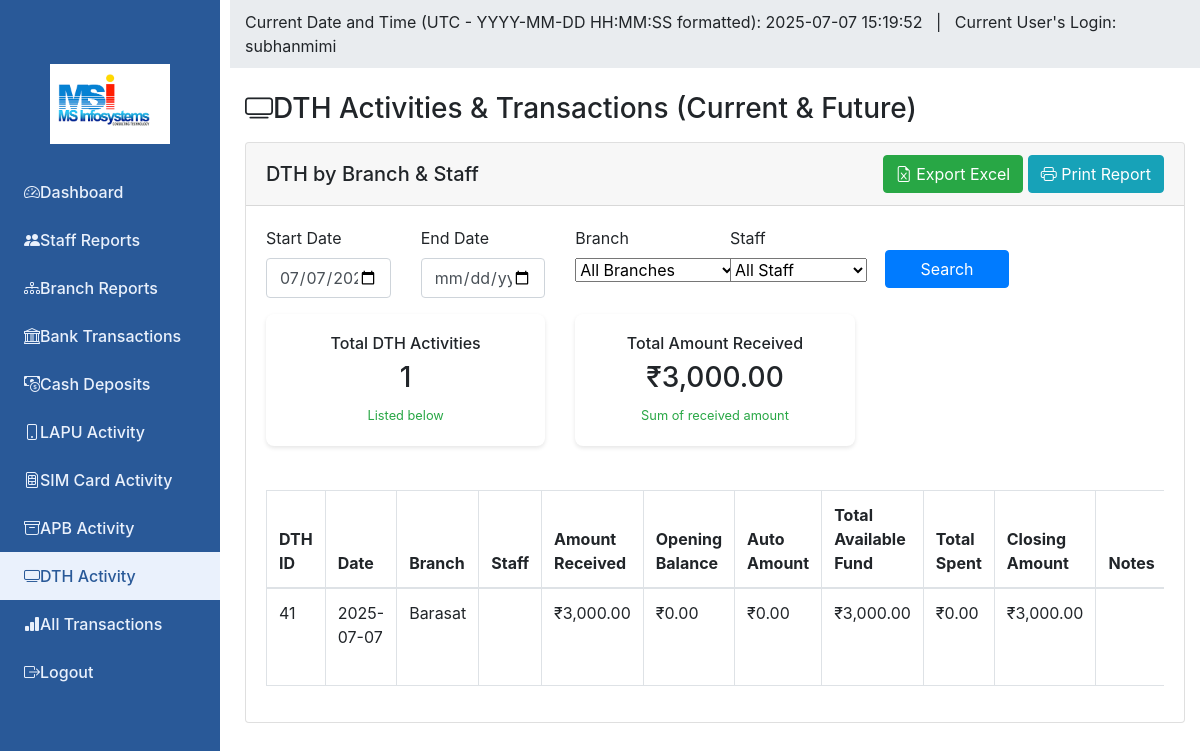
Screenshot of /admin/reports/dth.php with the database file from the repository.
### tables this page shows
CREATE TABLE `dth` (
  `id` int(11) NOT NULL,
  `branch_id` int(11) DEFAULT NULL,
  `staff_id` int(11) DEFAULT NULL,
  `transaction_date` date DEFAULT NULL,
  `amount_received` decimal(10,2) DEFAULT 0.00,
  `opening_balance` decimal(10,2) DEFAULT 0.00,
  `auto_amount` decimal(10,2) DEFAULT 0.00,
  `total_available_fund` decimal(10,2) DEFAULT 0.00,
  `total_spent` decimal(10,2) DEFAULT 0.00,
  `closing_amount` decimal(10,2) DEFAULT 0.00,
  `created_at` timestamp NOT NULL DEFAULT current_timestamp(),
  `bank_account_id` int(11) DEFAULT NULL,
  `notes` text DEFAULT NULL,
  `closing_stock` int(11) DEFAULT 0
);

CREATE TABLE `branches` (
  `id` int(11) NOT NULL,
  `branch_code` varchar(10) NOT NULL,
  `branch_name` varchar(100) NOT NULL,
  `branch_type` enum('main','sub','satellite') DEFAULT 'sub',
  `opening_date` date NOT NULL,
  `address1` varchar(255) NOT NULL,
  `address2` varchar(255) DEFAULT NULL,
  `city` varchar(100) NOT NULL,
  `postal_code` varchar(10) NOT NULL,
  `contact_number` varchar(15) NOT NULL,
  `email` varchar(100) NOT NULL,
  `manager_name` varchar(100) DEFAULT NULL,
  `working_hours` varchar(100) DEFAULT NULL,
  `notes` text DEFAULT NULL,
  `status` enum('active','inactive') DEFAULT 'active',
  `created_by` int(11) DEFAULT NULL,
  `created_at` timestamp NOT NULL DEFAULT current_timestamp(),
  `updated_by` int(11) DEFAULT NULL,
  `updated_at` timestamp NOT NULL DEFAULT current_timestamp() ON UPDATE current_timestamp()
);

### admin/reports/dth.php (the view, shortened to what this page needs)
<?php
$currentDateTime = date('Y-m-d H:i:s');
$currentUser = $_SESSION['admin_user']['username'] ?? 'subhanmimi';
$start_date = $_GET['start_date'] ?? date('Y-m-d');
$end_date = $_GET['end_date'] ?? '';
$where = [];
$params = [];
$where[] = "DATE(d.transaction_date) >= :today";
$params[':today'] = date('Y-m-d');
if ($start_date) {
    $where[] = "DATE(d.transaction_date) >= :start_date";
    $params[':start_date'] = $start_date;
}
$whereSQL = $where ? "WHERE " . implode(" AND ", $where) : "";
try {
    $db = (new Database())->getConnection();
    $sql = "
        SELECT
            d.id AS dth_id,
            d.transaction_date,
            b.branch_name,
            s.full_name AS staff_name,
            d.amount_received,
            d.opening_balance,
            d.auto_amount,
            d.total_available_fund,
            d.total_spent,
            d.closing_amount,
            d.notes,
            d.created_at
        FROM dth d
        LEFT JOIN staff s ON d.staff_id = s.id
        LEFT JOIN branches b ON d.branch_id = b.id
        $whereSQL
        ORDER BY d.transaction_date ASC, d.id ASC
    ";
    $stmt = $db->prepare($sql);
    $stmt->execute($params);
    $dth = $stmt->fetchAll(PDO::FETCH_ASSOC);
    $total = count($dth);
    $total_amount = 0;
    foreach ($dth as $row) $total_amount += (float)$row['amount_received'];
} catch (Exception $e) {
    $_SESSION['error'] = "Error: " . $e->getMessage();
    $dth = [];
    $branches = [];
    $staff = [];
    $total = 0;
    $total_amount = 0;
}
?>
<!DOCTYPE html>
<html lang="en">
<head>
    <link href="../../assets/css/bootstrap.min.css" rel="stylesheet">
    <link href="https://cdn.jsdelivr.net/npm/bootstrap-icons@1.10.5/font/bootstrap-icons.css" rel="stylesheet">
</head>
<body>
    <nav class="sidebar-nav d-none d-lg-block">
        <div class="text-center mb-4">
            <img src="../../assets/img/logo.png" alt="Logo" style="max-width:120px;">
        </div>
        <ul class="nav flex-column">
            <li class="nav-item"><a class="nav-link" href="../dashboard.php"><i class="bi bi-speedometer2 me-2"></i>Dashboard</a></li>
            <li class="nav-item"><a class="nav-link" href="staff.php"><i class="bi bi-people-fill me-2"></i>Staff Reports</a></li>
            <li class="nav-item"><a class="nav-link" href="branch.php"><i class="bi bi-diagram-3 me-2"></i>Branch Reports</a></li>
            <li class="nav-item"><a class="nav-link" href="bank.php"><i class="bi bi-bank me-2"></i>Bank Transactions</a></li>
            <li class="nav-item"><a class="nav-link" href="cash.php"><i class="bi bi-cash-coin me-2"></i>Cash Deposits</a></li>
            <li class="nav-item"><a class="nav-link" href="lapu.php"><i class="bi bi-phone me-2"></i>LAPU Activity</a></li>
            <li class="nav-item"><a class="nav-link" href="sim.php"><i class="bi bi-sim me-2"></i>SIM Card Activity</a></li>
            <li class="nav-item"><a class="nav-link" href="apb.php"><i class="bi bi-archive me-2"></i>APB Activity</a></li>
            <li class="nav-item"><a class="nav-link active" href="dth.php"><i class="bi bi-tv me-2"></i>DTH Activity</a></li>
            <li class="nav-item"><a class="nav-link" href="transaction.php"><i class="bi bi-bar-chart-fill me-2"></i>All Transactions</a></li>
            <li class="nav-item"><a class="nav-link" href="../../logout.php"><i class="bi bi-box-arrow-right me-2"></i>Logout</a></li>
        </ul>
    </nav>
    <div class="main-content">
        <div class="header-info">
            <div class="container-fluid">
                Current Date and Time (UTC - YYYY-MM-DD HH:MM:SS formatted): <span id="current-datetime"><?php echo $currentDateTime; ?></span>
                &nbsp; | &nbsp;
                Current User's Login: <span id="current-user"><?php echo htmlspecialchars($currentUser); ?></span>
            </div>
        </div>
        <div class="container-fluid mt-4">
            <h3 class="mb-3"><i class="bi bi-tv me-2"></i>DTH Activities & Transactions (Current & Future)</h3>
            <div class="card">
                <div class="card-header d-flex justify-content-between align-items-center">
                    <h5 class="mb-0">DTH by Branch & Staff</h5>
                    <div>
                        <button class="btn btn-success me-2" onclick="exportTableToExcel('dthTable', 'dth_report.xlsx')">
                            <i class="bi bi-file-earmark-excel"></i> Export Excel
                        </button>
                        <button class="btn btn-info" onclick="printElement('reportContent')">
                            <i class="bi bi-printer"></i> Print Report
                        </button>
                    </div>
                </div>
                <div class="card-body" id="reportContent">
                    <form method="get" class="row mb-3">
                        <div class="col-md-2">
                            <label class="form-label">Start Date</label>
                            <input type="date" class="form-control" name="start_date" value="<?php echo htmlspecialchars($start_date); ?>">
                        </div>
                        <div class="col-md-2">
                            <label class="form-label">End Date</label>
                            <input type="date" class="form-control" name="end_date" value="<?php echo htmlspecialchars($end_date); ?>">
                        </div>
                        <div class="col-md-2">
                            <label class="form-label">Branch</label>
                            <select class="form-select" name="branch_id" onchange="this.form.submit()">
                                <option value="All">All Branches</option>
                            </select>
                        </div>
                        <div class="col-md-2">
                            <label class="form-label">Staff</label>
                            <select class="form-select" name="staff_id" onchange="this.form.submit()">
                                <option value="All">All Staff</option>
                            </select>
                        </div>
                        <div class="col-md-2 mt-4">
                            <button type="submit" class="btn btn-primary w-100">Search</button>
                        </div>
                    </form>
                    <div class="row mb-4">
                        <div class="col-md-4">
                            <div class="stats-card text-center">
                                <h6>Total DTH Activities</h6>
                                <h3><?php echo $total; ?></h3>
                                <small class="text-success">Listed below</small>
                            </div>
                        </div>
                        <div class="col-md-4">
                            <div class="stats-card text-center">
                                <h6>Total Amount Received</h6>
                                <h3>₹<?php echo number_format($total_amount,2); ?></h3>
                                <small class="text-success">Sum of received amount</small>
                            </div>
                        </div>
                    </div>
                    <div class="table-responsive">
                        <table class="table table-bordered table-hover" id="dthTable">
                            <thead>
                                <tr>
                                    <th>DTH ID</th>
                                    <th>Date</th>
                                    <th>Branch</th>
                                    <th>Staff</th>
                                    <th>Amount Received</th>
                                    <th>Opening Balance</th>
                                    <th>Auto Amount</th>
                                    <th>Total Available Fund</th>
                                    <th>Total Spent</th>
                                    <th>Closing Amount</th>
                                    <th>Notes</th>
                                </tr>
                            </thead>
                            <tbody>
                                <?php foreach ($dth as $row): ?>
                                <tr>
                                    <td><?php echo htmlspecialchars($row['dth_id']); ?></td>
                                    <td><?php echo htmlspecialchars($row['transaction_date']); ?></td>
                                    <td><?php echo htmlspecialchars($row['branch_name']); ?></td>
                                    <td><?php echo htmlspecialchars($row['staff_name']); ?></td>
                                    <td>₹<?php echo number_format($row['amount_received'],2); ?></td>
                                    <td>₹<?php echo number_format($row['opening_balance'],2); ?></td>
                                    <td>₹<?php echo number_format($row['auto_amount'],2); ?></td>
                                    <td>₹<?php echo number_format($row['total_available_fund'],2); ?></td>
                                    <td>₹<?php echo number_format($row['total_spent'],2); ?></td>
                                    <td>₹<?php echo number_format($row['closing_amount'],2); ?></td>
                                    <td><?php echo htmlspecialchars($row['notes']); ?></td>
                                </tr>
                                <?php endforeach; ?>
                            </tbody>
                        </table>
                    </div>
                </div>
            </div>
        </div>
    </div>
</body>
</html>

### admin/reports/dth.php (style rules this page uses)
.stats-card { background: #fff; border-radius: 8px; padding: 20px; margin-bottom: 20px; box-shadow: 0 2px 4px rgba(0,0,0,0.1); }
.header-info { background: #e9ecef; padding: 10px 0; margin-bottom: 16px; }
.sidebar-nav { width: 220px; min-height: 100vh; background: #295998; color: #fff; position: fixed; left: 0; top: 0; bottom: 0; z-index: 100; padding-top: 64px; }
.sidebar-nav .nav-link { color: #eaf1fc; font-weight: 500; padding: 12px 24px; display: flex; align-items: center; }
.sidebar-nav .nav-link.active, .sidebar-nav .nav-link:hover { background: #eaf1fc; color: #295998; }
.main-content { margin-left: 230px; }

### rows the page displays
dth: id "41", transaction_date "2025-07-07", branch.branch_name "Barasat", amount_received "3,000.00", opening_balance "0.00", auto_amount "0.00", total_available_fund "3,000.00", total_spent "0.00", closing_amount "3,000.00"

### other values shown
$currentUser "subhanmimi"
$total "1"
$total_amount "3,000.00"
